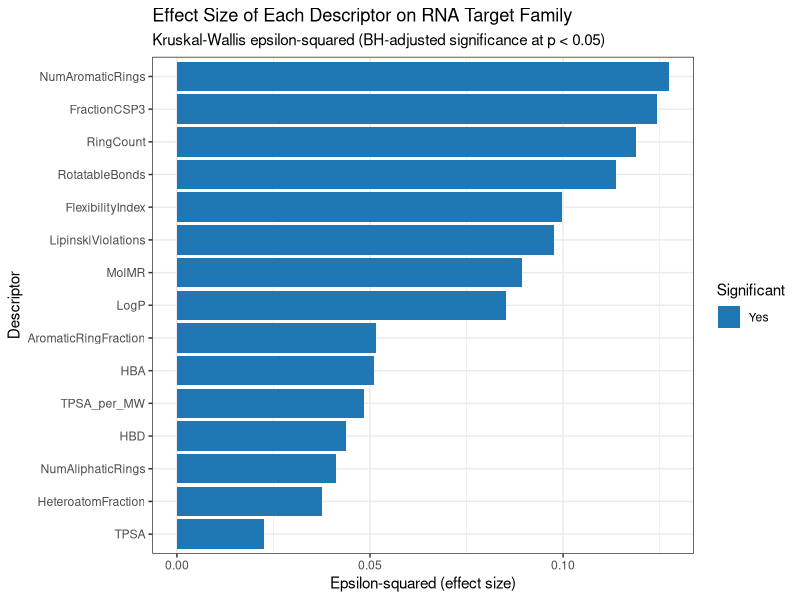
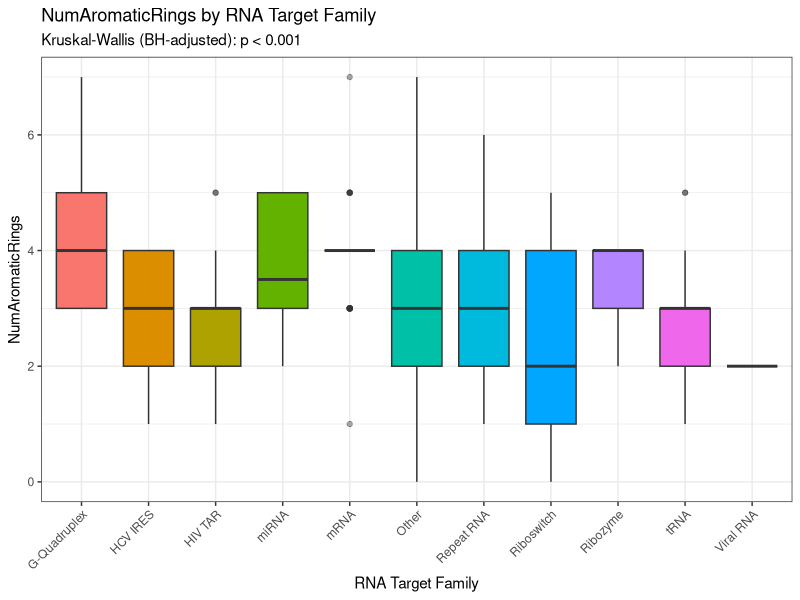
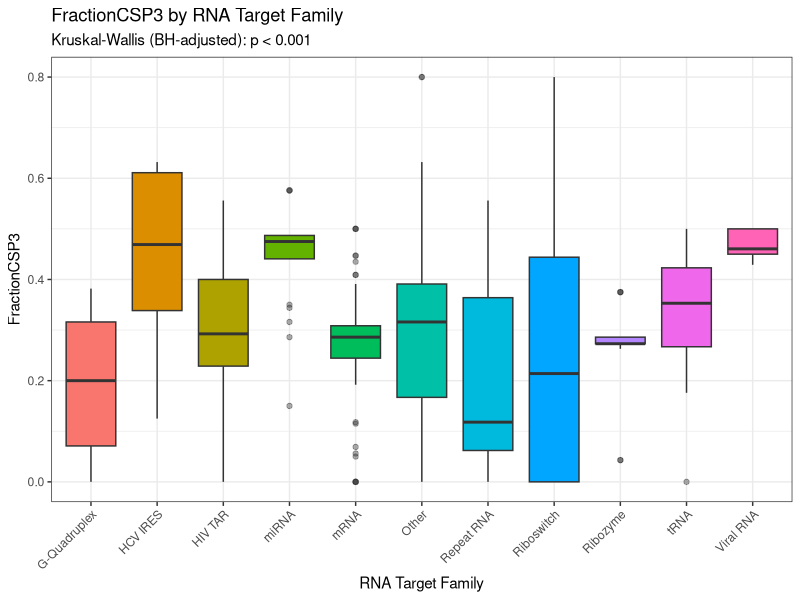
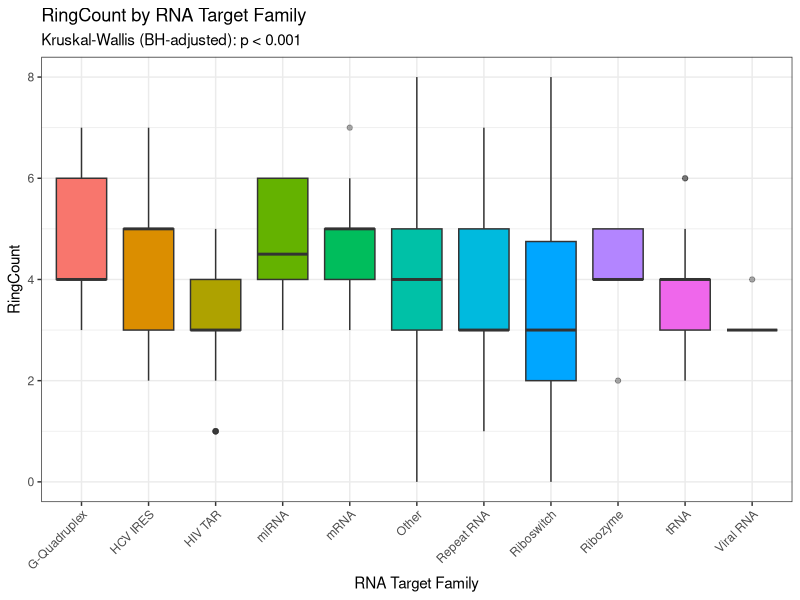
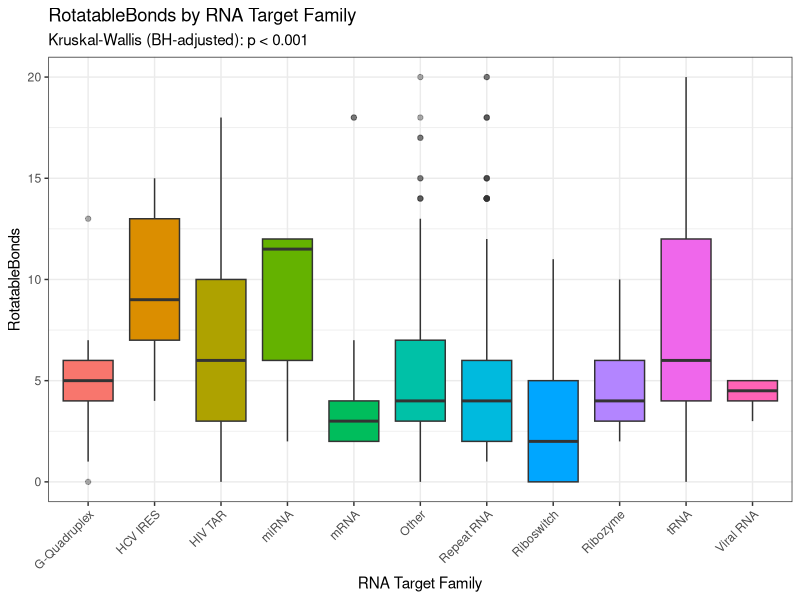
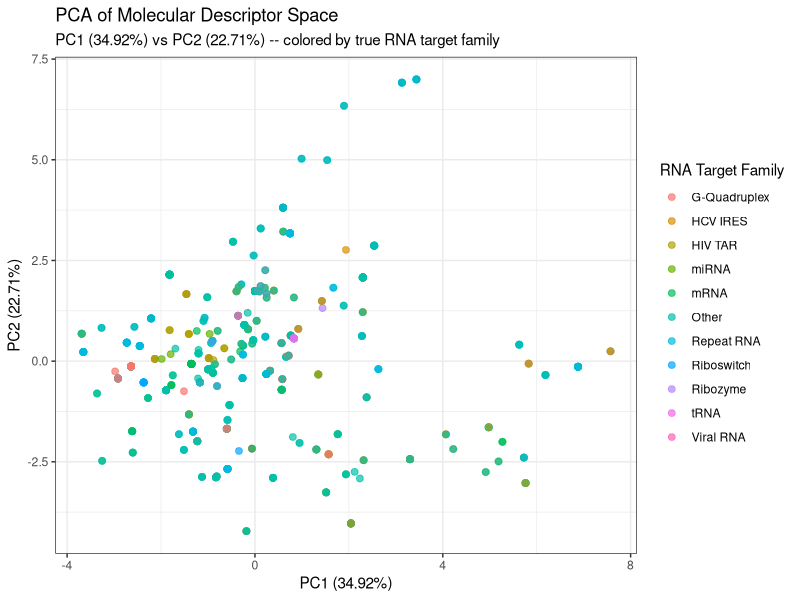
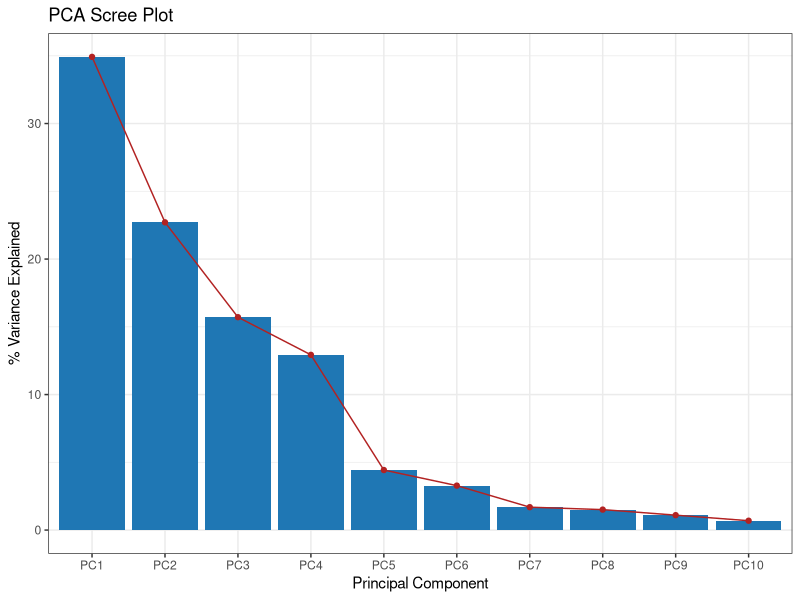

Source code (R) for these figures, in order:
############################################################
# RNAInsight
# Step 10 : Formal Statistical Analysis & Chemical Space Visualization
############################################################
#
# Purpose:
#   Fill the "Statistical Analysis" rubric item, which is distinct from
#   both EDA (03_eda.R, descriptive only) and Model Development
#   (06-09, predictive only). Here we formally test whether each
#   molecular descriptor differs significantly across the 11 RNA
#   target families (inferential statistics), and visualize the
#   overall chemical space with PCA -- independent of any ML model.
#
# Methods:
#   - Kruskal-Wallis test per descriptor (non-parametric alternative to
#     one-way ANOVA; appropriate here because class sizes are small/
#     imbalanced and descriptor distributions are not reliably normal).
#   - Epsilon-squared effect size for each test (how much of the
#     variance in a descriptor is explained by target family).
#   - Pairwise Wilcoxon post-hoc tests (BH-corrected) for the most
#     significant descriptors, to see *which* families actually differ.
#   - PCA on the scaled 15-descriptor space, colored by target family,
#     to visualize how separable the classes are geometrically.
#
# Input  : data/processed/model_ready.csv
#          results/tables/target_family_label_map.csv
# Output : results/tables/statistical_tests_kruskal_wallis.csv
#          results/tables/pca_variance_explained.csv
#          results/plots/statistical/*.png
############################################################

library(ggplot2)
library(dplyr)

dir.create("results/plots/statistical", recursive = TRUE, showWarnings = FALSE)
dir.create("results/tables", recursive = TRUE, showWarnings = FALSE)

############################################################
# Load Data
############################################################

data <- read.csv("data/processed/model_ready.csv", stringsAsFactors = FALSE)
label_map <- read.csv("results/tables/target_family_label_map.csv", stringsAsFactors = FALSE)

# Restore readable family names for plots/tables (data currently uses
# make.names()-safe labels, e.g. "G.Quadruplex" instead of "G-Quadruplex")
name_lookup <- setNames(label_map$Original, label_map$Safe)
data$Target_Family_Label <- name_lookup[data$Target_Family]
data$Target_Family_Label <- factor(data$Target_Family_Label, levels = label_map$Original)

feature_cols <- setdiff(names(data), c("Target_Family", "Target_Family_Label"))

cat("========================================\n")
cat("RNAInsight - Statistical Analysis\n")
cat("========================================\n\n")
cat("Descriptors tested:", length(feature_cols), "\n")
cat("Families compared :", nlevels(data$Target_Family_Label), "\n\n")

############################################################
# Kruskal-Wallis Test + Epsilon-Squared Effect Size per Descriptor
############################################################
# Epsilon-squared = (H - k + 1) / (n - k), a common effect-size
# measure for the Kruskal-Wallis statistic (0 = no effect, 1 = max).

n_total <- nrow(data)
n_groups <- nlevels(data$Target_Family_Label)

kw_results <- data.frame(
  Descriptor = character(), H_statistic = numeric(),
  df = integer(), p_value = numeric(), epsilon_squared = numeric(),
  stringsAsFactors = FALSE
)

for (feat in feature_cols) {
  test <- kruskal.test(data[[feat]] ~ data$Target_Family_Label)
  eps_sq <- (test$statistic - n_groups + 1) / (n_total - n_groups)
  kw_results <- rbind(kw_results, data.frame(
    Descriptor = feat,
    H_statistic = round(unname(test$statistic), 3),
    df = unname(test$parameter),
    p_value = test$p.value,
    epsilon_squared = round(unname(eps_sq), 4)
  ))
}

# Benjamini-Hochberg correction across all 15 descriptor tests
kw_results$p_adjusted <- round(p.adjust(kw_results$p_value, method = "BH"), 6)
kw_results$p_value <- round(kw_results$p_value, 6)
kw_results$Significant <- ifelse(kw_results$p_adjusted < 0.05, "Yes", "No")
kw_results <- kw_results[order(-kw_results$epsilon_squared), ]

cat("Kruskal-Wallis results (sorted by effect size):\n")
print(kw_results, row.names = FALSE)

write.csv(kw_results, "results/tables/statistical_tests_kruskal_wallis.csv", row.names = FALSE)
cat("\nSaved: results/tables/statistical_tests_kruskal_wallis.csv\n")

############################################################
# Effect Size Ranking Plot
############################################################

p_effect <- ggplot(kw_results, aes(x = reorder(Descriptor, epsilon_squared), y = epsilon_squared, fill = Significant)) +
  geom_col() +
  coord_flip() +
  scale_fill_manual(values = c("Yes" = "#1f77b4", "No" = "#cccccc")) +
  labs(
    title = "Effect Size of Each Descriptor on RNA Target Family",
    subtitle = "Kruskal-Wallis epsilon-squared (BH-adjusted significance at p < 0.05)",
    x = "Descriptor", y = "Epsilon-squared (effect size)", fill = "Significant"
  ) +
  theme_bw()

ggsave("results/plots/statistical/effect_size_ranking.png", p_effect, width = 8, height = 6, dpi = 300)
cat("Saved: results/plots/statistical/effect_size_ranking.png\n")

############################################################
# Annotated Boxplots for Top Significant Descriptors
############################################################

top_features <- head(kw_results$Descriptor[kw_results$Significant == "Yes"], 4)

for (feat in top_features) {
  p_value <- kw_results$p_adjusted[kw_results$Descriptor == feat]
  p_label <- if (p_value < 0.001) "p < 0.001" else paste0("p = ", round(p_value, 4))

  p_box <- ggplot(data, aes(x = Target_Family_Label, y = .data[[feat]], fill = Target_Family_Label)) +
    geom_boxplot(outlier.alpha = 0.4, show.legend = FALSE) +
    labs(
      title = paste0(feat, " by RNA Target Family"),
      subtitle = paste("Kruskal-Wallis (BH-adjusted):", p_label),
      x = "RNA Target Family", y = feat
    ) +
    theme_bw() +
    theme(axis.text.x = element_text(angle = 45, hjust = 1))

  safe_name <- gsub("[^A-Za-z0-9]", "_", feat)
  out_path <- paste0("results/plots/statistical/boxplot_", safe_name, ".png")
  ggsave(out_path, p_box, width = 8, height = 6, dpi = 300)
  cat("Saved:", out_path, "\n")
}

############################################################
# Pairwise Post-Hoc Tests (Wilcoxon, BH-corrected) for the
# Single Strongest Descriptor
############################################################

strongest_feature <- kw_results$Descriptor[1]
cat("\nPost-hoc pairwise Wilcoxon tests for strongest descriptor:", strongest_feature, "\n")

posthoc <- pairwise.wilcox.test(
  data[[strongest_feature]], data$Target_Family_Label,
  p.adjust.method = "BH", exact = FALSE
)
print(posthoc)

posthoc_df <- as.data.frame(as.table(posthoc$p.value))
names(posthoc_df) <- c("Family_A", "Family_B", "p_adjusted")
posthoc_df <- posthoc_df[!is.na(posthoc_df$p_adjusted), ]
posthoc_df$p_adjusted <- round(posthoc_df$p_adjusted, 6)
posthoc_df$Significant <- ifelse(posthoc_df$p_adjusted < 0.05, "Yes", "No")

write.csv(
  posthoc_df,
  paste0("results/tables/posthoc_", gsub("[^A-Za-z0-9]", "_", strongest_feature), ".csv"),
  row.names = FALSE
)
cat("Saved: results/tables/posthoc_", gsub("[^A-Za-z0-9]", "_", strongest_feature), ".csv\n", sep = "")

############################################################
# PCA: Whole-Dataset Chemical Space, Colored by Target Family
############################################################
# Independent of any ML model -- this shows geometrically how
# separable (or overlapping) the 11 target families are using
# only the 15 descriptors, which is the honest visual explanation
# for why classification accuracy tops out where it does.

pca_data <- data[, feature_cols]
pca_fit <- prcomp(pca_data, center = TRUE, scale. = TRUE)

var_explained <- round(100 * (pca_fit$sdev^2) / sum(pca_fit$sdev^2), 2)

pca_var_table <- data.frame(
  PC = paste0("PC", seq_along(var_explained)),
  Variance_Explained_Pct = var_explained,
  Cumulative_Pct = round(cumsum(var_explained), 2)
)
write.csv(pca_var_table, "results/tables/pca_variance_explained.csv", row.names = FALSE)
cat("\nSaved: results/tables/pca_variance_explained.csv\n")
cat("PC1 + PC2 explain", round(var_explained[1] + var_explained[2], 1), "% of total variance\n")

pca_scores <- as.data.frame(pca_fit$x[, 1:2])
pca_scores$Target_Family_Label <- data$Target_Family_Label

p_pca <- ggplot(pca_scores, aes(x = PC1, y = PC2, color = Target_Family_Label)) +
  geom_point(alpha = 0.7, size = 2) +
  labs(
    title = "PCA of Molecular Descriptor Space",
    subtitle = paste0("PC1 (", var_explained[1], "%) vs PC2 (", var_explained[2], "%) -- colored by true RNA target family"),
    x = paste0("PC1 (", var_explained[1], "%)"),
    y = paste0("PC2 (", var_explained[2], "%)"),
    color = "RNA Target Family"
  ) +
  theme_bw()

ggsave("results/plots/statistical/pca_scatter.png", p_pca, width = 9, height = 6, dpi = 300)
cat("Saved: results/plots/statistical/pca_scatter.png\n")

# Scree plot
scree_df <- pca_var_table[1:min(10, nrow(pca_var_table)), ]
p_scree <- ggplot(scree_df, aes(x = reorder(PC, -Variance_Explained_Pct), y = Variance_Explained_Pct)) +
  geom_col(fill = "#1f77b4") +
  geom_line(aes(group = 1), color = "firebrick") +
  geom_point(color = "firebrick") +
  labs(title = "PCA Scree Plot", x = "Principal Component", y = "% Variance Explained") +
  theme_bw()

ggsave("results/plots/statistical/pca_scree.png", p_scree, width = 7, height = 5, dpi = 300)
cat("Saved: results/plots/statistical/pca_scree.png\n")

cat("\n========================================\n")
cat("Statistical analysis complete.\n")
cat("Significant descriptors (BH-adjusted p < 0.05):", sum(kw_results$Significant == "Yes"), "of", nrow(kw_results), "\n")
cat("========================================\n")
